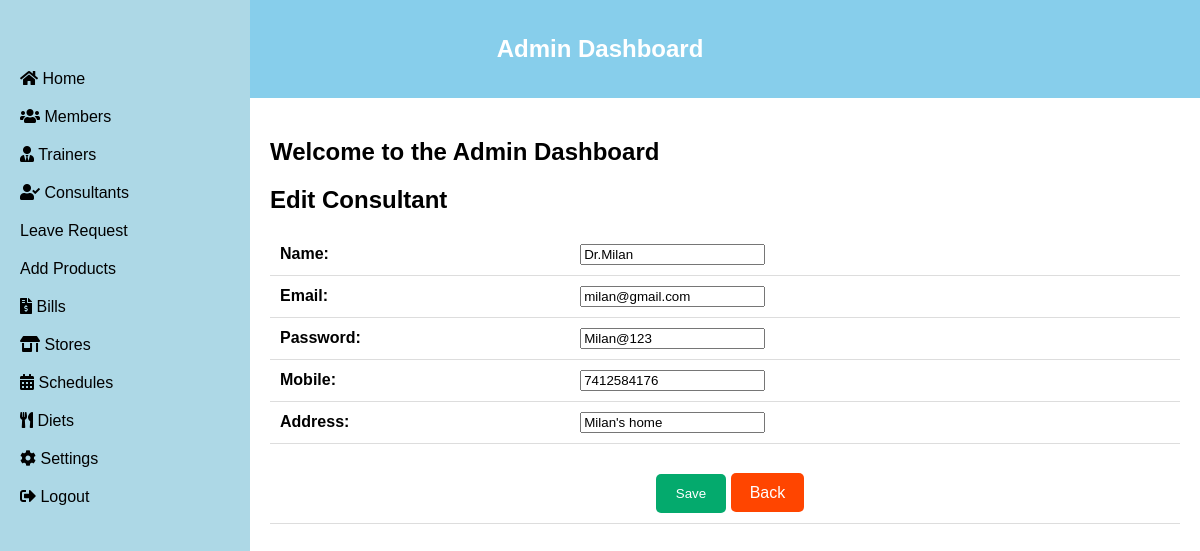
/consultant_edit/5/edit/, run on the app's committed database.
### gym/models.py (models this page shows, shortened)
class Consultant(models.Model):
    Name = models.CharField(max_length = 50)
    Email = models.CharField(max_length = 30)
    Password=models.CharField(max_length = 20)
    Mobile=models.CharField(max_length = 10)
    Address=models.CharField(max_length = 50)

### gym/views.py (the view)
# urls.py: path('consultant_edit/<int:consultant_id>/edit/', views.consultant_edit, name='consultant_edit'),
def consultant_edit(request, consultant_id):
    consultant = get_object_or_404(Consultant, pk=consultant_id)
    if request.method == 'POST':
        form = ConsultantForm(request.POST, instance=consultant)
        if form.is_valid():
            form.save()
            return redirect('consultant_list')
    else:
        form = ConsultantForm(instance=consultant)
    return render(request, 'consultant_edit.html', {'form': form})

### gym/forms.py
class ConsultantForm(forms.ModelForm):
    class Meta:
        model = Consultant
        fields = '__all__'  # Adjust fields as per your model

### gym/templates/consultant_edit.html (shortened to what this page needs)
{% extends 'gym/admin_dashboard.html' %}
{% block content %}
  <h2>Edit Consultant</h2>
  <form method="post">
    <table>
      {% for field in form %}
        <tr>
          <th>{{ field.label_tag }}</th>
          <td>{{ field }}</td>
        </tr>
      {% endfor %}
      <tr>
        <td colspan="2" class="button-container">
          <div class="button-container">
            <button type="submit" style="background-color: #04AA6D; color: white; text-decoration: none; padding: 12px 20px; border-radius: 5px;">Save</button>
            <a href="{% url 'consultant_list' %}" style="background-color: orangered; color: white; text-decoration: none; padding: 11px 19px; border-radius: 5px;">Back</a>
          </div>
        </td>
      </tr>
    </table>
  </form>
{% endblock %}

### gym/templates/consultant_edit.html (style rules this page uses)
table { width: 100%; border-collapse: collapse; }
th, td { padding: 10px; border-bottom: 1px solid #ddd; text-align: left; }
th { background-color: white; color: black; }
.button-container { text-align: center; margin-top: 20px; }
.button-container button { background-color: #98fb98; color: white; border: none; padding: 10px 20px; border-radius: 5px; margin-left: 10px; }

### data on the page
Consultant: form "Dr.Milan" "milan@gmail.com" "Milan@123" "7412584176" "Milan's home"

### other printed values
{{ field.label_tag }} "Name:" "Email:" "Password:" "Mobile:" "Address:"
